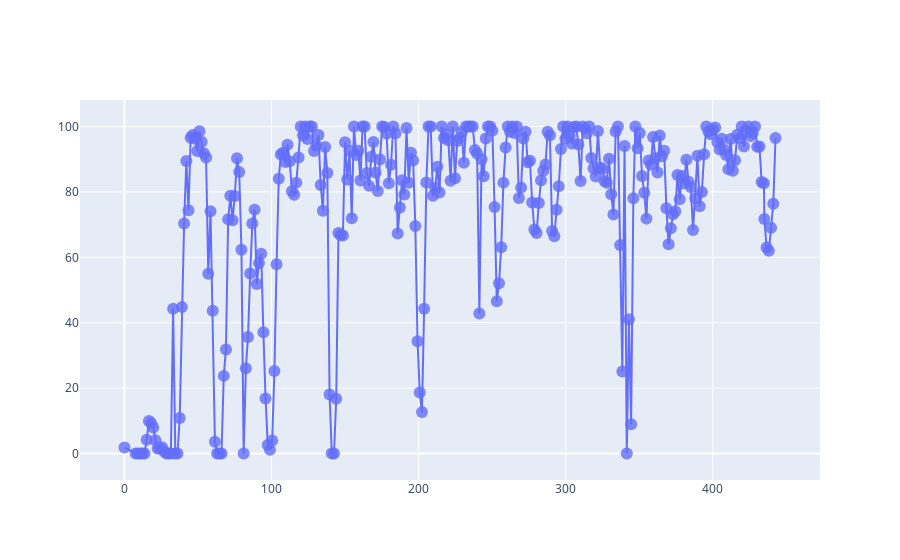

Notebook source saved alongside this figure:
### Code cell
import pandas as pd
import plotly
import plotly.graph_objects as go

# Sample data

df = df_tmp

# Create a line+marker plot with clickable links
fig = go.Figure()

fig.add_trace(go.Scatter(
    x=df['Axon_to_Soma Length'],
    y=df['Mylin_Metric'],
    mode='lines+markers',
    hovertext=[f'<a href="{link}">{link}</a>' for link in df['Link']],
    hoverinfo='text',
    marker=dict(size=12, opacity=0.8),
    line=dict(shape='linear')
))

# Update layout
fig.update_layout(
    hoverlabel=dict(
        bgcolor="white",
        font_size=16,
        font_family="Rockwell"
    )
)

# Show the interactive plot
fig.show()
plotly.offline.plot(fig, filename= f'/Users/wanqing.yu/Documents/GitHub/EM-connectome/data/{rid}_myelin.html')

### Figure 1 — Plotly figure (JSON) as saved in the notebook; plotly's stock layout.template omitted (floating-point values rounded to 4 significant figures; data arrays with more than 128 entries replaced by an {"elided": "..."} marker saying what was removed)
{"data": [{"hoverinfo": "text", "hovertext": {"elided": "293 str values"}, "line": {"shape": "linear"}, "marker": {"opacity": 0.8, "size": 12}, "mode": "lines+markers", "type": "scatter", "x": {"elided": "293 float values"}, "y": {"elided": "293 float values"}}], "layout": {"autosize": true, "hoverlabel": {"bgcolor": "white", "font": {"family": "Rockwell", "size": 16}}, "xaxis": {"autorange": true, "range": [-28.95, 471.6], "type": "linear"}, "yaxis": {"autorange": true, "range": [-11.22, 111.2], "type": "linear"}}}
